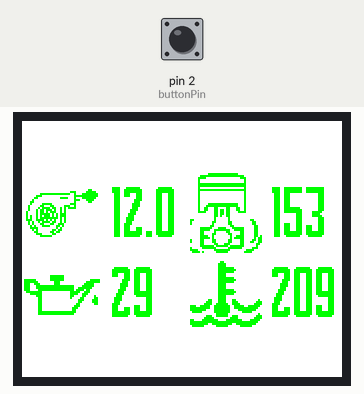
This sketch was run on a simulated Arduino Uno, built with avr-gcc and run on an emulated ATmega328P. On the bench: 160×128 colour display. The test bench sets the inputs (shaded band); at power-on: pin 2 (buttonPin) HIGH. Random numbers use the default seed unless the sketch sets one; what the sketch prints to the serial monitor is not drawn.

Above: at 1.4 s.
1.5 s: pin 2 (buttonPin) pulled LOW for 0.25 s
At 2.0 s:
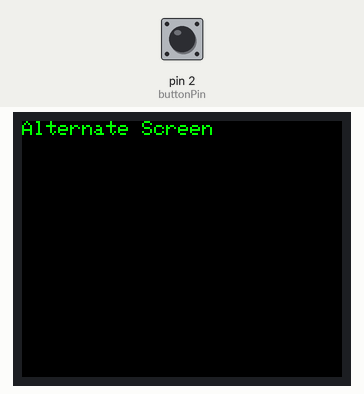
3.2 s: pin 2 (buttonPin) pulled LOW for 1 s
At 3.53 s:
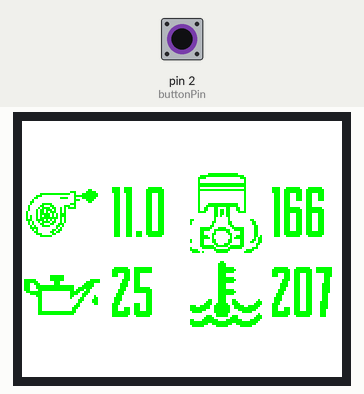
5.7 s: pin 2 (buttonPin) pulled LOW for 0.25 s
At 7.0 s:
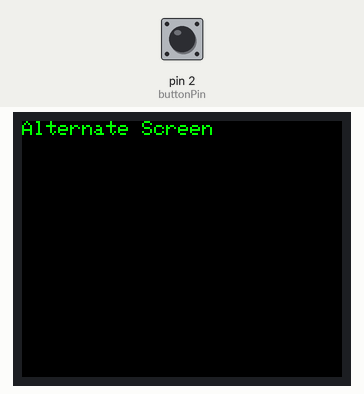
7.4 s: pin 2 (buttonPin) pulled LOW for 1 s
At 7.69 s:
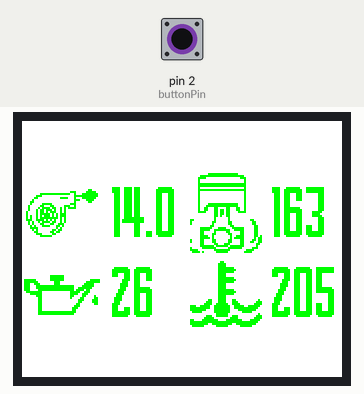
9.9 s: pin 2 (buttonPin) pulled LOW for 3.2 s
At 10.9 s:
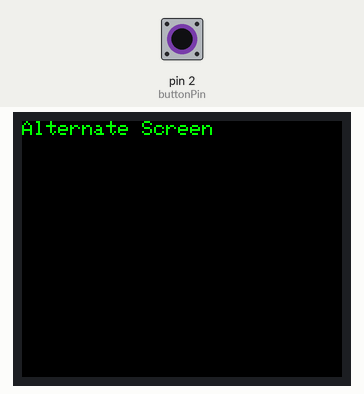
Timing chart, 0 to 12.9 s (numbered marks = the images above; inputs shaded):
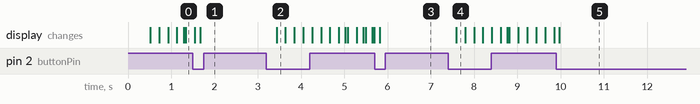

Measured:
- after the input at 3.2 s, the display: changes after 0.23 s (image 2)
- after the input at 7.4 s, the display: changes after 0.19 s (image 4)

The sketch:

clustduino.ino
```cpp
/*#include "lcd.hpp"
#include "multiGaugeScreen.hpp"

void setup() {
  Serial  .begin(115200);
  initDisplay();
}

void loop() {
  displayMultiGaugeScreen();
  delay(100); // Adjust refresh rate
}
*/

#include "lcd.hpp"
#include "displayManager.hpp"

void setup() {
  Serial.begin(115200);
  initDisplay();  // Make sure lcd.hpp declares this function.
  beginDisplays();
}

void loop() {
  runDisplayManager();
}
```

alternateScreen.cpp
```cpp
#include "alternateScreen.hpp"
#include "lcd.hpp"
#include <Adafruit_ST7735.h>

extern Adafruit_ST7735 tft;

void initAlternateScreen() {
  tft.fillScreen(ST77XX_BLACK);
  // Draw any static elements for the alternate screen here if needed
}

void displayAlternateScreen() {
  tft.setCursor(0, 0);
  tft.setTextColor(ST77XX_AMBER);
  tft.setTextSize(1);
  tft.print("Alternate Screen");
}
```

alternateScreen.hpp
```cpp
#pragma once

void initAlternateScreen();
void displayAlternateScreen();
```

canSimulator.cpp
```cpp
#include "canSimulator.hpp"
#include <Arduino.h>

// Global instance definition
CanSimulator canSimulator;

void CanSimulator::begin() {
    randomSeed(analogRead(A0)); // Seed random with an unconnected analog pin
}

void CanSimulator::update() {
    if(millis() - lastUpdate >= updateInterval) {
        // Generate realistic random values
        torquelbf   = random(150, 200);
        oilPressure = random(20, 30);
        coolantF    = random(200, 230);
        boostPressure = random(5, 15);
        lastUpdate = millis();
    }
}
```

canSimulator.hpp
```cpp
#pragma once

class CanSimulator {
public:
    void begin();
    void update();

    // Simulated values
    float torquelbf;
    float oilPressure;
    float coolantF;
    float boostPressure;

private:
    unsigned long lastUpdate = 0;
    const unsigned long updateInterval = 100; // Update every second
};

extern CanSimulator canSimulator;  // Declaration of the global instance
```

displayManager.cpp
```cpp
#include "displayManager.hpp"
#include "multiGaugeScreen.hpp"
#include "alternateScreen.hpp"
#include <Arduino.h>

enum ScreenMode {
  MULTI_GAUGE,
  ALTERNATE_SCREEN
};

ScreenMode currentScreen = MULTI_GAUGE;
const int buttonPin = 2; // Change as needed for your wiring
bool buttonPressed = false;

void beginDisplays() {
  pinMode(buttonPin, INPUT_PULLUP);
  // Initialize static elements for the default screen
  initMultiGaugeScreen();
}

void runDisplayManager() {
  // Simple button debouncing and screen toggle
  if (digitalRead(buttonPin) == LOW) {
    if (!buttonPressed) {
      Serial.print("BuTtOn PrEsSeD \n");
      buttonPressed = true;
      // Toggle the screen mode
      currentScreen = (currentScreen == MULTI_GAUGE) ? ALTERNATE_SCREEN : MULTI_GAUGE;
      // Reinitialize static elements for the newly active screen
      if (currentScreen == MULTI_GAUGE)
        initMultiGaugeScreen();
      else
        initAlternateScreen();
    }
  } else {
    buttonPressed = false;
  }

  // Update the dynamic content for the active screen
  if (currentScreen == MULTI_GAUGE)
    displayMultiGaugeScreen();
  else
    displayAlternateScreen();

  delay(100); // Adjust refresh rate as needed
}
```

displayManager.hpp
```cpp
#pragma once

void beginDisplays();
void runDisplayManager();
```

multiGaugeScreen.cpp
```cpp
#include "multiGaugeScreen.hpp"
#include "lcd.hpp"
#include "canSimulator.hpp"
#include "images/bitmaps80_160.h"
#include "fonts/Slimlines12pt7b.h"
#include <Adafruit_GFX.h>
#include <Adafruit_ST7735.h>

// Global objects (declared as extern if defined elsewhere)
extern CanSimulator canSimulator;
extern Adafruit_ST7735 tft;

#define SCREEN_WIDTH 160
#define SCREEN_HEIGHT 80
#define multiGaugeCanvasWidth  40
#define multiGaugeCanvasHeight 40

// Use a 1-bit canvas (binary: each pixel is 0 or 1)
GFXcanvas1 multiGaugeCanvas(multiGaugeCanvasWidth, multiGaugeCanvasHeight);

// Static initialization: draw background and icons once
void initMultiGaugeScreen() {
  tft.fillScreen(ST77XX_BLKAMBER);
  const int square_topleft_x  = 0;
  const int square_topright_x = 80;
  const int square_botleft_x  = 0;
  const int square_botright_x = 80;
  const int square_topleft_y  = 26;
  const int square_topright_y = 26;
  const int square_botleft_y  = 66;
  const int square_botright_y = 66;

  tft.drawBitmap(square_topleft_x , square_topleft_y  , gauge_logo_turbo,        gauge_logo_bitmap_width, gauge_logo_bitmap_height, ST77XX_AMBER);
  tft.drawBitmap(square_topright_x, square_topright_y , gauge_logo_piston,       gauge_logo_bitmap_width, gauge_logo_bitmap_height, ST77XX_AMBER);
  tft.drawBitmap(square_botleft_x , square_botleft_y  , gauge_logo_oil_can,      gauge_logo_bitmap_width, gauge_logo_bitmap_height, ST77XX_AMBER);
  tft.drawBitmap(square_botright_x, square_botright_y , gauge_logo_coolant_temp, gauge_logo_bitmap_width, gauge_logo_bitmap_height, ST77XX_AMBER);
}

// Update a single gauge value (dynamic part) using a 1-bit canvas
void updateGauge(int x, int y, int index, float value, int decimals, bool showMax) {
  // For a 1-bit canvas, fill with 0 (which will be drawn as the background color)
  multiGaugeCanvas.fillScreen(0);

  // Set font and text size if needed
  multiGaugeCanvas.setFont(&Slimlines12pt7b);
  multiGaugeCanvas.setTextSize(1);

  // In a 1-bit canvas, use 1 for the text (foreground) and 0 for background.
  multiGaugeCanvas.setTextColor(1, 0);
  multiGaugeCanvas.setCursor(0, 18);

  if(showMax)
    multiGaugeCanvas.print(value, decimals);
  else
    multiGaugeCanvas.print((int)value);


  // Draw the updated gauge onto the TFT display.
  // Pixels with value 1 will be drawn as ST77XX_AMBER (foreground)
  // Pixels with value 0 will be drawn as ST77XX_BLKAMBER (background)
  tft.drawBitmap(x, y, multiGaugeCanvas.getBuffer(),
                 multiGaugeCanvasWidth, multiGaugeCanvasHeight,
                 ST77XX_AMBER, ST77XX_BLKAMBER);
}

// Update dynamic gauge values using sensor data
void displayMultiGaugeScreen() {
  canSimulator.update();
  const int spacing = 44;
  const int square_topleft_x  = 0;
  const int square_topright_x = 80;
  const int square_botleft_x  = 0;
  const int square_botright_x = 80;

  updateGauge(square_topleft_x  + spacing, 33, 0, canSimulator.boostPressure, 1, true);
  updateGauge(square_topright_x + spacing, 33, 1, canSimulator.torquelbf, (canSimulator.torquelbf >= 100) ? 0 : 1, false);
  updateGauge(square_botleft_x  + spacing, 73, 2, canSimulator.oilPressure, 0, false);
  updateGauge(square_botright_x + spacing, 73, 3, canSimulator.coolantF, 0, false);
}
```

multiGaugeScreen.hpp
```cpp
#pragma once

// Include necessary headers (fonts, bitmaps, etc.) in your actual file
#include <Adafruit_ST7735.h>

void initMultiGaugeScreen();
void displayMultiGaugeScreen();
void updateGauge(int x, int y, int index, float value, int decimals, bool showMax);
```

lcd.cpp
```cpp
#include "lcd.hpp"
#include <SPI.h>

// Initialize with ST7735 constructor
Adafruit_ST7735 tft = Adafruit_ST7735(TFT_CS, TFT_DC, TFT_RST);

void initDisplay(void) {
	// Initialize with appropriate settings for 7735S
	tft.initR(INITR_BLACKTAB); // Common initialization for ST7735S
	tft.setRotation(3);        // Adjust rotation if needed

	tft.fillScreen(ST77XX_BLKAMBER);
	tft.enableDisplay(true);
	Serial.print("Display Initialized with ST7735S! \n");
}
```

lcd.hpp
```cpp
#ifndef LCD_HPP
#define LCD_HPP

#include <Adafruit_ST7735.h> // Changed from ST7789
#include <Adafruit_GFX.h>

// LCD Pins
#define TFT_CS        9
#define TFT_RST       8
#define TFT_DC        10
#define TFT_BACKLIGHT 7


// Color definitions
//Purple text with black background
#define ST77XX_AMBER 0x07E0
#define ST77XX_BLKAMBER 0xffff

// Display type
extern Adafruit_ST7735 tft;

void initDisplay(void);

#endif
```

Source omitted: mlines12pt7b.h (data table, 19249 bytes), itmaps80_160.h (data table, 80409 bytes)
